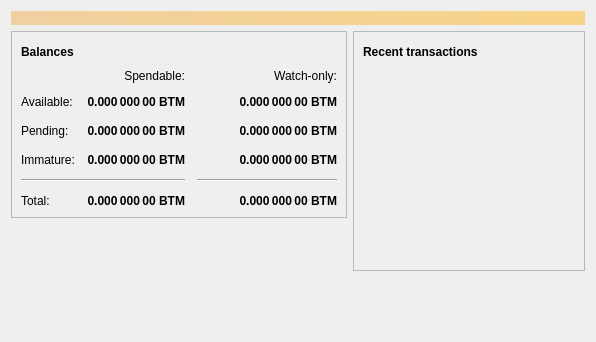
<?xml version="1.0" encoding="UTF-8"?>
<ui version="4.0">
 <class>OverviewPage</class>
 <widget class="QWidget" name="OverviewPage">
  <property name="geometry">
   <rect>
    <x>0</x>
    <y>0</y>
    <width>596</width>
    <height>342</height>
   </rect>
  </property>
  <property name="windowTitle">
   <string>Form</string>
  </property>
  <layout class="QVBoxLayout" name="topLayout">
   <item>
    <widget class="QLabel" name="labelAlerts">
     <property name="visible">
      <bool>false</bool>
     </property>
     <property name="styleSheet">
      <string notr="true">QLabel { background-color: qlineargradient(x1: 0, y1: 0, x2: 1, y2: 0, stop:0 #F0D0A0, stop:1 #F8D488); color:#000000; }</string>
     </property>
     <property name="wordWrap">
      <bool>true</bool>
     </property>
     <property name="margin">
      <number>3</number>
     </property>
     <property name="textInteractionFlags">
      <set>Qt::TextSelectableByMouse</set>
     </property>
    </widget>
   </item>
   <item>
    <layout class="QHBoxLayout" name="horizontalLayout" stretch="1,1">
     <item>
      <layout class="QVBoxLayout" name="verticalLayout_2">
       <item>
        <widget class="QFrame" name="frame">
         <property name="frameShape">
          <enum>QFrame::StyledPanel</enum>
         </property>
         <property name="frameShadow">
          <enum>QFrame::Raised</enum>
         </property>
         <layout class="QVBoxLayout" name="verticalLayout_4">
          <item>
           <layout class="QHBoxLayout" name="horizontalLayout_4">
            <item>
             <widget class="QLabel" name="label_5">
              <property name="font">
               <font>
                <weight>75</weight>
                <bold>true</bold>
               </font>
              </property>
              <property name="text">
               <string>Balances</string>
              </property>
             </widget>
            </item>
            <item>
             <widget class="QPushButton" name="labelWalletStatus">
              <property name="enabled">
               <bool>true</bool>
              </property>
              <property name="maximumSize">
               <size>
                <width>30</width>
                <height>16777215</height>
               </size>
              </property>
              <property name="toolTip">
               <string>The displayed information may be out of date. Your wallet automatically synchronizes with the Bitcoin network after a connection is established, but this process has not completed yet.</string>
              </property>
              <property name="text">
               <string/>
              </property>
              <property name="icon">
               <iconset resource="../bitcoin.qrc">
                <normaloff>:/icons/warning</normaloff>
                <disabledoff>:/icons/warning</disabledoff>:/icons/warning</iconset>
              </property>
              <property name="iconSize">
               <size>
                <width>24</width>
                <height>24</height>
               </size>
              </property>
              <property name="flat">
               <bool>true</bool>
              </property>
             </widget>
            </item>
            <item>
             <spacer name="horizontalSpacer_3">
              <property name="orientation">
               <enum>Qt::Horizontal</enum>
              </property>
              <property name="sizeHint" stdset="0">
               <size>
                <width>40</width>
                <height>20</height>
               </size>
              </property>
             </spacer>
            </item>
           </layout>
          </item>
          <item>
           <layout class="QGridLayout" name="gridLayout">
            <property name="spacing">
             <number>12</number>
            </property>
            <item row="2" column="2">
             <widget class="QLabel" name="labelWatchPending">
              <property name="font">
               <font>
                <weight>75</weight>
                <bold>true</bold>
               </font>
              </property>
              <property name="cursor">
               <cursorShape>IBeamCursor</cursorShape>
              </property>
              <property name="toolTip">
               <string>Unconfirmed transactions to watch-only addresses</string>
              </property>
              <property name="text">
               <string notr="true">0.000 000 00 BTM</string>
              </property>
              <property name="alignment">
               <set>Qt::AlignRight|Qt::AlignTrailing|Qt::AlignVCenter</set>
              </property>
              <property name="textInteractionFlags">
               <set>Qt::LinksAccessibleByMouse|Qt::TextSelectableByKeyboard|Qt::TextSelectableByMouse</set>
              </property>
             </widget>
            </item>
            <item row="2" column="1">
             <widget class="QLabel" name="labelUnconfirmed">
              <property name="font">
               <font>
                <weight>75</weight>
                <bold>true</bold>
               </font>
              </property>
              <property name="cursor">
               <cursorShape>IBeamCursor</cursorShape>
              </property>
              <property name="toolTip">
               <string>Total of transactions that have yet to be confirmed, and do not yet count toward the spendable balance</string>
              </property>
              <property name="text">
               <string notr="true">0.000 000 00 BTM</string>
              </property>
              <property name="alignment">
               <set>Qt::AlignRight|Qt::AlignTrailing|Qt::AlignVCenter</set>
              </property>
              <property name="textInteractionFlags">
               <set>Qt::LinksAccessibleByMouse|Qt::TextSelectableByKeyboard|Qt::TextSelectableByMouse</set>
              </property>
             </widget>
            </item>
            <item row="3" column="2">
             <widget class="QLabel" name="labelWatchImmature">
              <property name="font">
               <font>
                <weight>75</weight>
                <bold>true</bold>
               </font>
              </property>
              <property name="cursor">
               <cursorShape>IBeamCursor</cursorShape>
              </property>
              <property name="toolTip">
               <string>Mined balance in watch-only addresses that has not yet matured</string>
              </property>
              <property name="text">
               <string notr="true">0.000 000 00 BTM</string>
              </property>
              <property name="alignment">
               <set>Qt::AlignRight|Qt::AlignTrailing|Qt::AlignVCenter</set>
              </property>
              <property name="textInteractionFlags">
               <set>Qt::LinksAccessibleByMouse|Qt::TextSelectableByKeyboard|Qt::TextSelectableByMouse</set>
              </property>
             </widget>
            </item>
            <item row="4" column="0" colspan="2">
             <widget class="Line" name="line">
              <property name="orientation">
               <enum>Qt::Horizontal</enum>
              </property>
             </widget>
            </item>
            <item row="4" column="2">
             <widget class="Line" name="lineWatchBalance">
              <property name="sizePolicy">
               <sizepolicy hsizetype="Preferred" vsizetype="Fixed">
                <horstretch>0</horstretch>
                <verstretch>0</verstretch>
               </sizepolicy>
              </property>
              <property name="minimumSize">
               <size>
                <width>140</width>
                <height>0</height>
               </size>
              </property>
              <property name="orientation">
               <enum>Qt::Horizontal</enum>
              </property>
             </widget>
            </item>
            <item row="5" column="0">
             <widget class="QLabel" name="labelTotalText">
              <property name="text">
               <string>Total:</string>
              </property>
             </widget>
            </item>
            <item row="3" column="1">
             <widget class="QLabel" name="labelImmature">
              <property name="font">
               <font>
                <weight>75</weight>
                <bold>true</bold>
               </font>
              </property>
              <property name="cursor">
               <cursorShape>IBeamCursor</cursorShape>
              </property>
              <property name="toolTip">
               <string>Mined balance that has not yet matured</string>
              </property>
              <property name="text">
               <string notr="true">0.000 000 00 BTM</string>
              </property>
              <property name="alignment">
               <set>Qt::AlignRight|Qt::AlignTrailing|Qt::AlignVCenter</set>
              </property>
              <property name="textInteractionFlags">
               <set>Qt::LinksAccessibleByMouse|Qt::TextSelectableByKeyboard|Qt::TextSelectableByMouse</set>
              </property>
             </widget>
            </item>
            <item row="2" column="3">
             <spacer name="horizontalSpacer_2">
              <property name="orientation">
               <enum>Qt::Horizontal</enum>
              </property>
              <property name="sizeHint" stdset="0">
               <size>
                <width>40</width>
                <height>20</height>
               </size>
              </property>
             </spacer>
            </item>
            <item row="3" column="0">
             <widget class="QLabel" name="labelImmatureText">
              <property name="text">
               <string>Immature:</string>
              </property>
             </widget>
            </item>
            <item row="5" column="1">
             <widget class="QLabel" name="labelTotal">
              <property name="font">
               <font>
                <weight>75</weight>
                <bold>true</bold>
               </font>
              </property>
              <property name="cursor">
               <cursorShape>IBeamCursor</cursorShape>
              </property>
              <property name="toolTip">
               <string>Your current total balance</string>
              </property>
              <property name="text">
               <string notr="true">0.000 000 00 BTM</string>
              </property>
              <property name="alignment">
               <set>Qt::AlignRight|Qt::AlignTrailing|Qt::AlignVCenter</set>
              </property>
              <property name="textInteractionFlags">
               <set>Qt::LinksAccessibleByMouse|Qt::TextSelectableByKeyboard|Qt::TextSelectableByMouse</set>
              </property>
             </widget>
            </item>
            <item row="5" column="2">
             <widget class="QLabel" name="labelWatchTotal">
              <property name="font">
               <font>
                <weight>75</weight>
                <bold>true</bold>
               </font>
              </property>
              <property name="cursor">
               <cursorShape>IBeamCursor</cursorShape>
              </property>
              <property name="toolTip">
               <string>Current total balance in watch-only addresses</string>
              </property>
              <property name="text">
               <string notr="true">0.000 000 00 BTM</string>
              </property>
              <property name="alignment">
               <set>Qt::AlignRight|Qt::AlignTrailing|Qt::AlignVCenter</set>
              </property>
              <property name="textInteractionFlags">
               <set>Qt::LinksAccessibleByMouse|Qt::TextSelectableByKeyboard|Qt::TextSelectableByMouse</set>
              </property>
             </widget>
            </item>
            <item row="0" column="2">
             <widget class="QLabel" name="labelWatchonly">
              <property name="text">
               <string>Watch-only:</string>
              </property>
              <property name="alignment">
               <set>Qt::AlignRight|Qt::AlignTrailing|Qt::AlignVCenter</set>
              </property>
             </widget>
            </item>
            <item row="1" column="0">
             <widget class="QLabel" name="labelBalanceText">
              <property name="text">
               <string>Available:</string>
              </property>
             </widget>
            </item>
            <item row="1" column="1">
             <widget class="QLabel" name="labelBalance">
              <property name="font">
               <font>
                <weight>75</weight>
                <bold>true</bold>
               </font>
              </property>
              <property name="cursor">
               <cursorShape>IBeamCursor</cursorShape>
              </property>
              <property name="toolTip">
               <string>Your current spendable balance</string>
              </property>
              <property name="text">
               <string notr="true">0.000 000 00 BTM</string>
              </property>
              <property name="alignment">
               <set>Qt::AlignRight|Qt::AlignTrailing|Qt::AlignVCenter</set>
              </property>
              <property name="textInteractionFlags">
               <set>Qt::LinksAccessibleByMouse|Qt::TextSelectableByKeyboard|Qt::TextSelectableByMouse</set>
              </property>
             </widget>
            </item>
            <item row="1" column="2">
             <widget class="QLabel" name="labelWatchAvailable">
              <property name="font">
               <font>
                <weight>75</weight>
                <bold>true</bold>
               </font>
              </property>
              <property name="cursor">
               <cursorShape>IBeamCursor</cursorShape>
              </property>
              <property name="toolTip">
               <string>Your current balance in watch-only addresses</string>
              </property>
              <property name="text">
               <string notr="true">0.000 000 00 BTM</string>
              </property>
              <property name="alignment">
               <set>Qt::AlignRight|Qt::AlignTrailing|Qt::AlignVCenter</set>
              </property>
              <property name="textInteractionFlags">
               <set>Qt::LinksAccessibleByMouse|Qt::TextSelectableByKeyboard|Qt::TextSelectableByMouse</set>
              </property>
             </widget>
            </item>
            <item row="2" column="0">
             <widget class="QLabel" name="labelPendingText">
              <property name="text">
               <string>Pending:</string>
              </property>
             </widget>
            </item>
            <item row="0" column="1">
             <widget class="QLabel" name="labelSpendable">
              <property name="text">
               <string>Spendable:</string>
              </property>
              <property name="alignment">
               <set>Qt::AlignRight|Qt::AlignTrailing|Qt::AlignVCenter</set>
              </property>
             </widget>
            </item>
           </layout>
          </item>
         </layout>
        </widget>
       </item>
       <item>
        <spacer name="verticalSpacer">
         <property name="orientation">
          <enum>Qt::Vertical</enum>
         </property>
         <property name="sizeHint" stdset="0">
          <size>
           <width>20</width>
           <height>40</height>
          </size>
         </property>
        </spacer>
       </item>
      </layout>
     </item>
     <item>
      <layout class="QVBoxLayout" name="verticalLayout_3">
       <item>
        <widget class="QFrame" name="frame_2">
         <property name="frameShape">
          <enum>QFrame::StyledPanel</enum>
         </property>
         <property name="frameShadow">
          <enum>QFrame::Raised</enum>
         </property>
         <layout class="QVBoxLayout" name="verticalLayout">
          <item>
           <layout class="QHBoxLayout" name="horizontalLayout_2">
            <item>
             <widget class="QLabel" name="label_4">
              <property name="font">
               <font>
                <weight>75</weight>
                <bold>true</bold>
               </font>
              </property>
              <property name="text">
               <string>Recent transactions</string>
              </property>
             </widget>
            </item>
            <item>
             <widget class="QPushButton" name="labelTransactionsStatus">
              <property name="enabled">
               <bool>true</bool>
              </property>
              <property name="maximumSize">
               <size>
                <width>30</width>
                <height>16777215</height>
               </size>
              </property>
              <property name="toolTip">
               <string>The displayed information may be out of date. Your wallet automatically synchronizes with the Bitcoin network after a connection is established, but this process has not completed yet.</string>
              </property>
              <property name="text">
               <string/>
              </property>
              <property name="icon">
               <iconset resource="../bitcoin.qrc">
                <normaloff>:/icons/warning</normaloff>
                <disabledoff>:/icons/warning</disabledoff>:/icons/warning</iconset>
              </property>
              <property name="iconSize">
               <size>
                <width>24</width>
                <height>24</height>
               </size>
              </property>
              <property name="flat">
               <bool>true</bool>
              </property>
             </widget>
            </item>
            <item>
             <spacer name="horizontalSpacer">
              <property name="orientation">
               <enum>Qt::Horizontal</enum>
              </property>
              <property name="sizeHint" stdset="0">
               <size>
                <width>40</width>
                <height>20</height>
               </size>
              </property>
             </spacer>
            </item>
           </layout>
          </item>
          <item>
           <widget class="QListView" name="listTransactions">
            <property name="styleSheet">
             <string notr="true">QListView { background: transparent; }</string>
            </property>
            <property name="frameShape">
             <enum>QFrame::NoFrame</enum>
            </property>
            <property name="verticalScrollBarPolicy">
             <enum>Qt::ScrollBarAlwaysOff</enum>
            </property>
            <property name="horizontalScrollBarPolicy">
             <enum>Qt::ScrollBarAlwaysOff</enum>
            </property>
            <property name="selectionMode">
             <enum>QAbstractItemView::NoSelection</enum>
            </property>
           </widget>
          </item>
         </layout>
        </widget>
       </item>
       <item>
        <spacer name="verticalSpacer_2">
         <property name="orientation">
          <enum>Qt::Vertical</enum>
         </property>
         <property name="sizeHint" stdset="0">
          <size>
           <width>20</width>
           <height>40</height>
          </size>
         </property>
        </spacer>
       </item>
      </layout>
     </item>
    </layout>
   </item>
  </layout>
 </widget>
 <resources/>
 <connections/>
</ui>
